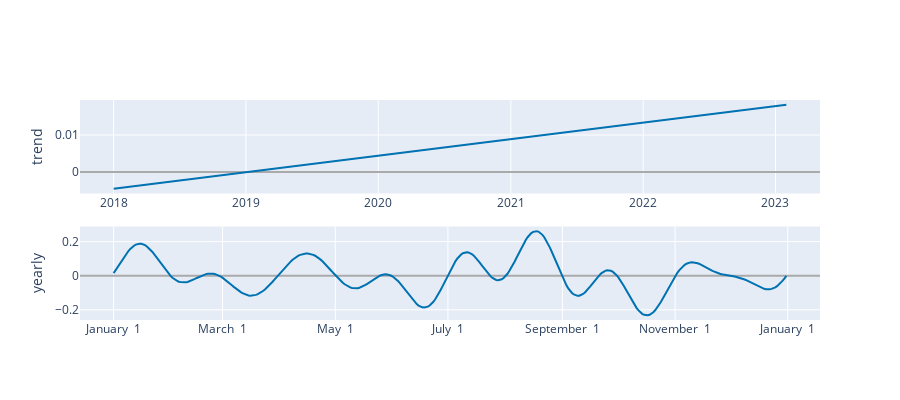

Notebook code for this chart:
### Code cell
plot_components_plotly(m, forecast)
